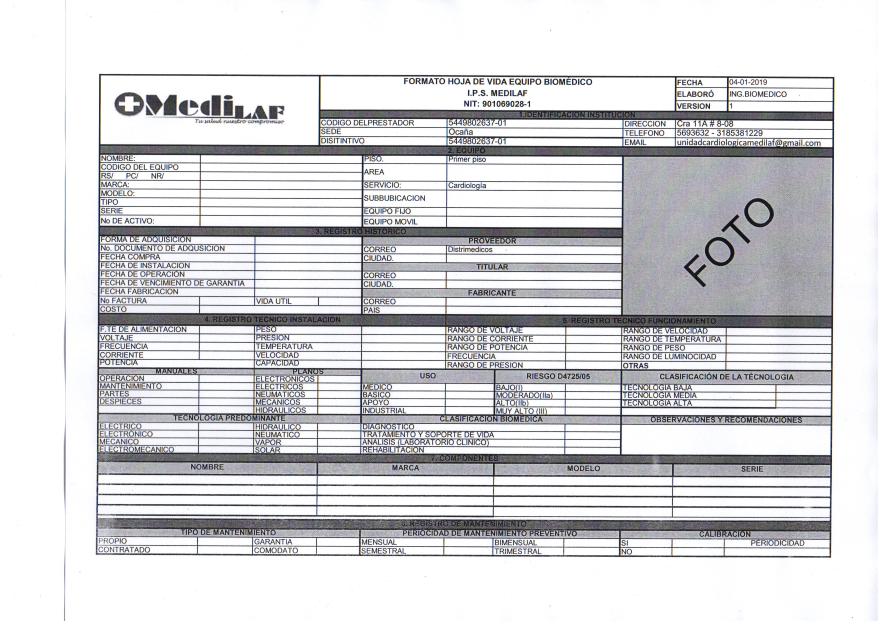
#> input picture HVEquipo001.jpg, 3509 x 2481 px, found by its file name (shown at 1/4 size)
$ python -i Converter.py   (imports and definitions only)
#> lines starting #> are read from the running program, lines starting #| are printed output that depends on the picture; after the words box and inside, x2 and y2 are one past the last pixel; in counts of white or black regions, pixels touching at a corner belong together
### models/SortCont.py
import cv2
import pandas as pd


def sortContours(cnts):
    boundingBoxes = [cv2.boundingRect(c) for c in cnts]
    # print(boundingBoxes)
    df = pd.DataFrame(boundingBoxes, columns=['x','y','w','h'])
    # print(df)
    df.sort_values(by=['y','x'], inplace= True)
    boundingBoxes = df.values.tolist()
    # print(boundingBoxes)
    return boundingBoxes


    # contours_poly = [None]*len(contours)
    # boundRect = [None]*len(contours)
    # for i, c in enumerate(contours):
    #     contours_poly[i] = contours[i]
    #     boundRect[i] = cv2.boundingRect(contours_poly[i])

    # for i in range(len(contours)):
    #     # color = (rng.randint(0,256), rng.randint(0,256), rng.randint(0,256))
    #     color = (0,0 ,255 )
    #     cv2.rectangle(resized, (int(boundRect[i][0]), int(boundRect[i][1])), \
    #       (int(boundRect[i][0]+boundRect[i][2]), int(boundRect[i][1]+boundRect[i][3])), color, 2)

    # cv2.imwrite('boxes.png', resized)
    # # cv2.imshow('Contours', resized)
    # # cv2.waitKey(0)
    # # cv2.destroyAllWindows()


### models/Converter.py
import os
import cv2
import numpy as np
import pytesseract
import difflib

from models import Contours
from models.Contours import sort_contours
from models.Extract import extract, readHV, createHeaders
from models.SortCont import sortContours

def convert(filename):
    directory = r'instance/htmlfi'
    file = os.path.join(directory,filename)
    texto = box_extraction(file,directory)
    return texto

def box_extraction(img_for_box_extraction_path, cropped_dir_path):
#> called with img_for_box_extraction_path = 'instance/htmlfi/../HVEquipo001.jpg', cropped_dir_path = 'instance/htmlfi'
    img = cv2.imread(img_for_box_extraction_path, 0)  # Read the image
#> img: shape (2481, 3509); min 0, max 255, mean 212.8
    scale_percent = 70 # percent of original size
    width = int(img.shape[1] * scale_percent / 100)
#> width = 2456
    height = int(img.shape[0] * scale_percent / 100)
#> height = 1736
    dim = (width, height)
#> dim = (2456, 1736)
    # resize image
    resized = cv2.resize(img, dim, interpolation = cv2.INTER_AREA)
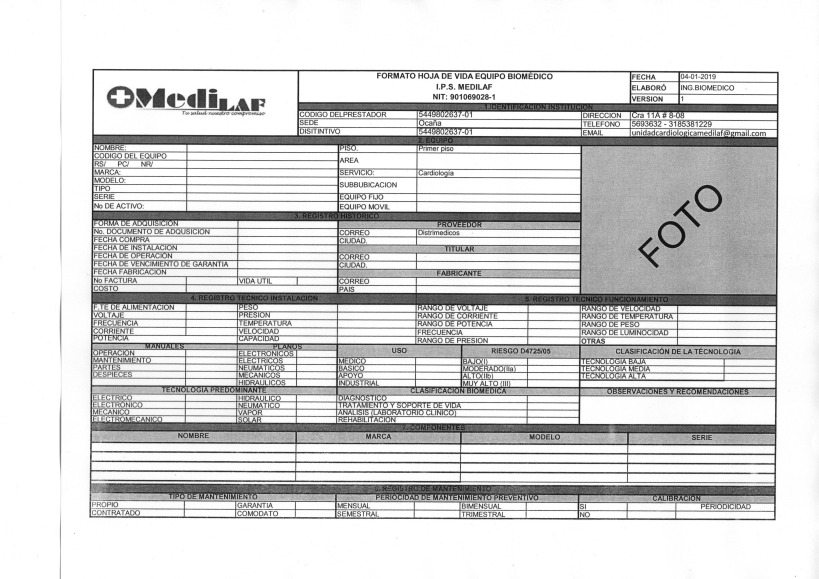
#> resized: shape (1736, 2456) (shown at 1/3 size); min 8, max 255, mean 212.8
    # DETECTAR Y EXTRAER LÍNEAS DE LA IMAGEN
    (thresh, img_bin) = cv2.threshold(resized, 150, 255,
    cv2.THRESH_BINARY | cv2.THRESH_OTSU)  # Thresholding the image
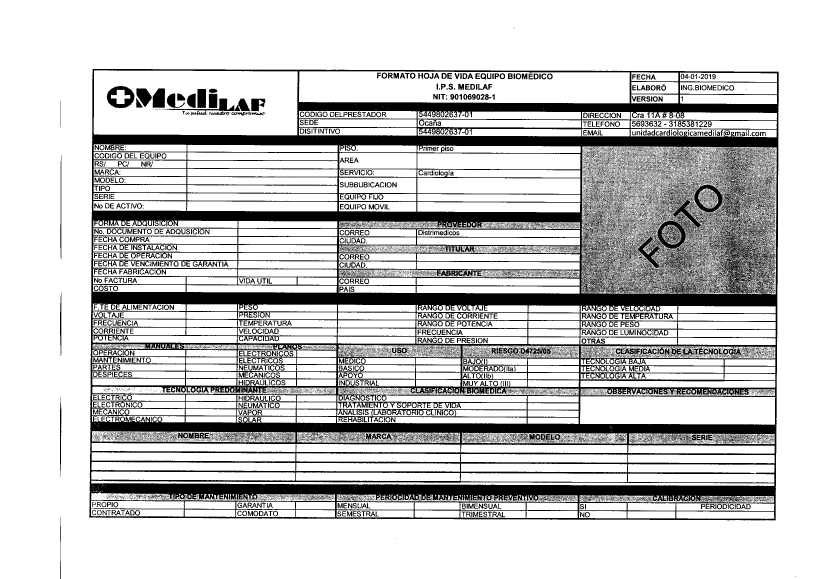
#> img_bin: shape (1736, 2456) (shown at 1/3 size); 78.3% white; 4502 black regions (3414 under 20 px), largest, box (x1, y1, x2, y2) and area: (268, 207, 2336, 1561) 801801, (320, 257, 403, 325) 2917, (495, 295, 750, 346) 2862
#> thresh = 170
    img_bin = 255-img_bin  # Invert the image
    cv2.imwrite("Image_bin.jpg",img_bin)
    kernel = cv2.getStructuringElement(cv2.MORPH_RECT, (1,2)) # Operador morfol+ogico de apertura
    img_bin = cv2.morphologyEx(img_bin, cv2.MORPH_OPEN, kernel,iterations=1)
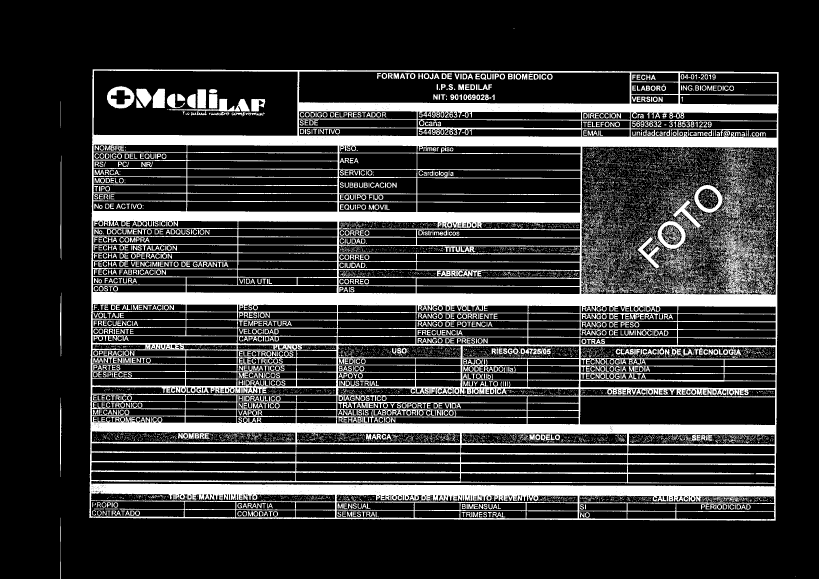
#> img_bin: shape (1736, 2456) (shown at 1/3 size); 19.7% white; 15783 white regions (14337 under 20 px), largest, box (x1, y1, x2, y2) and area: (268, 208, 2336, 1562) 647044, (1963, 640, 2058, 753) 3376, (321, 258, 403, 326) 2893
    # Defining a kernel length
    kernel_length = np.array(resized).shape[1]//120
#> kernel_length = 20
    # A verticle kernel of (1 X kernel_length), which will detect all the verticle lines from the image.
    verticle_kernel = cv2.getStructuringElement(cv2.MORPH_RECT, (1, round(kernel_length*0.89)))
#> verticle_kernel = 18 values from 1 to 1
    # A horizontal kernel of (kernel_length X 1), which will help to detect all the horizontal line
    # from the image.
    hori_kernel = cv2.getStructuringElement(cv2.MORPH_RECT, (kernel_length, 1))
    # A kernel of (3 X 3) ones.
    kernel = cv2.getStructuringElement(cv2.MORPH_RECT, (3, 3))
    # Morphological operation to detect verticle lines from an image
    img_temp1 = cv2.erode(img_bin, verticle_kernel, iterations=3)
#> img_temp1: shape (1736, 2456); 0.65% white; 70 white regions (33 under 20 px), largest, box (x1, y1, x2, y2) and area: (2323, 243, 2336, 1538) 5640, (269, 235, 282, 1530) 5368, (1736, 338, 1747, 1277) 3708
    verticle_lines_img = cv2.dilate(img_temp1, verticle_kernel, iterations=3)
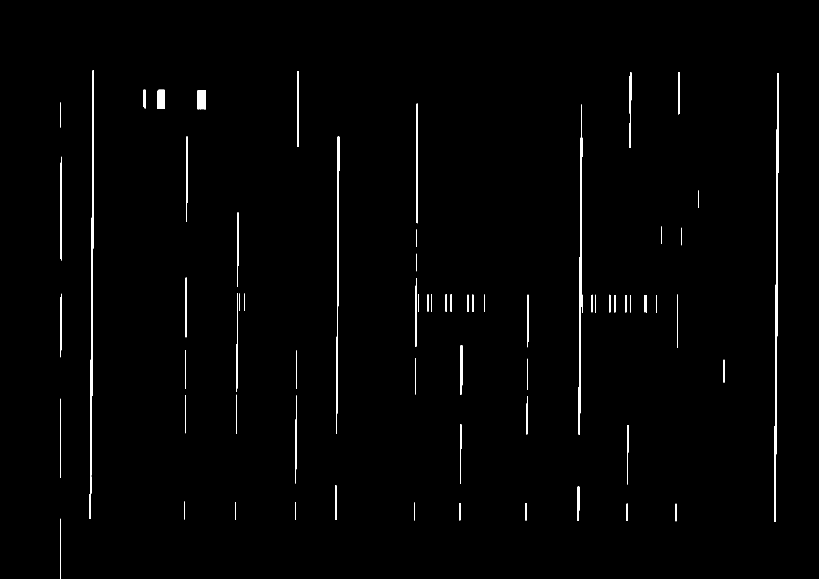
#> verticle_lines_img: shape (1736, 2456) (shown at 1/3 size); 0.99% white; 70 white regions, largest, box (x1, y1, x2, y2) and area: (2323, 219, 2336, 1565) 6303, (269, 211, 282, 1557) 6082, (1736, 314, 1747, 1304) 4320
    cv2.imwrite("verticle_lines.jpg",verticle_lines_img)
    # Morphological operation to detect horizontal lines from an image
    img_temp2 = cv2.erode(img_bin, hori_kernel, iterations=3)
#> img_temp2: shape (1736, 2456); 11.6% white; 55 white regions (3 under 20 px), largest, box (x1, y1, x2, y2) and area: (304, 877, 2305, 920) 71731, (306, 405, 2308, 442) 58704, (299, 1451, 2301, 1489) 56882
    horizontal_lines_img = cv2.dilate(img_temp2, hori_kernel, iterations=3)
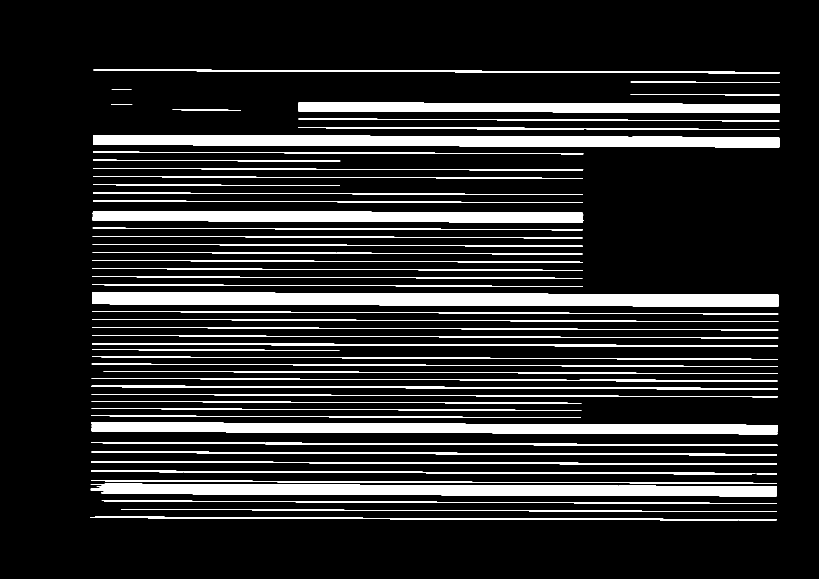
#> horizontal_lines_img: shape (1736, 2456) (shown at 1/3 size); 12.6% white; 55 white regions, largest, box (x1, y1, x2, y2) and area: (277, 877, 2335, 920) 74410, (279, 405, 2338, 442) 61383, (272, 1451, 2331, 1489) 60929
    cv2.imwrite("horizontal_lines.jpg",horizontal_lines_img)
    # Weighting parameters, this will decide the quantity of an image to be added to make a new image.
    alpha = 0.5
    beta = 1.0 - alpha
    # This function helps to add two image with specific weight parameter to get a third image as summation of two image.
    img_final_bin = cv2.addWeighted(verticle_lines_img, alpha, horizontal_lines_img, beta, 0.0)
    img_final_bin = cv2.erode(~img_final_bin, kernel, iterations=2)
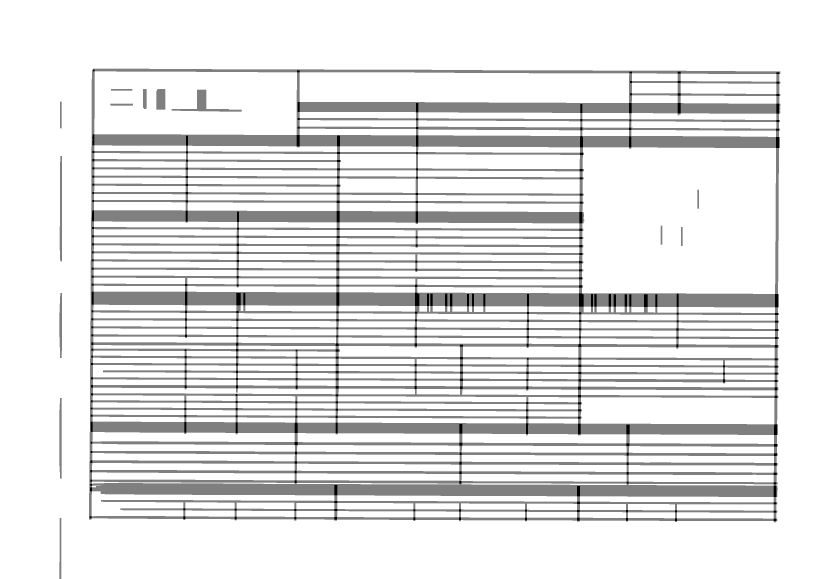
#> img_final_bin: shape (1736, 2456) (shown at 1/3 size); min 0, max 255, mean 226.2
    (thresh, img_final_bin) = cv2.threshold(img_final_bin, 128, 255, cv2.THRESH_BINARY | cv2.THRESH_OTSU)
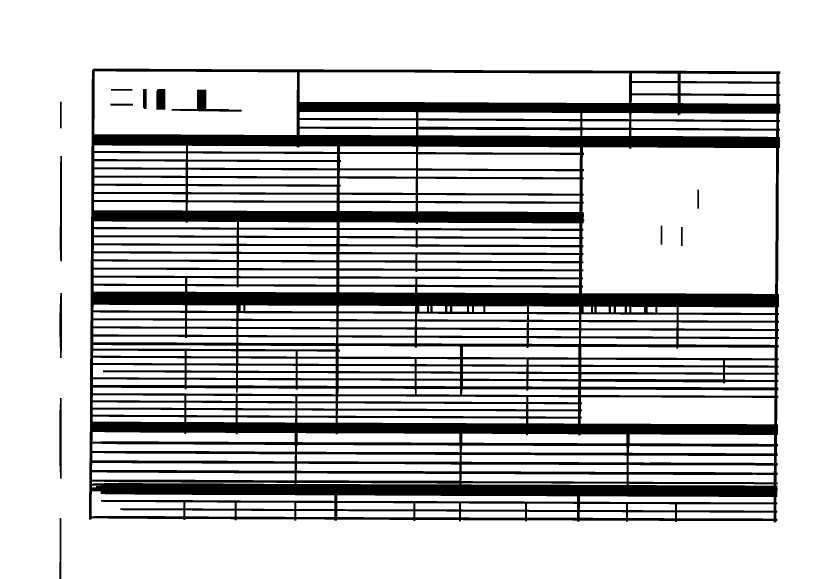
#> img_final_bin: shape (1736, 2456) (shown at 1/3 size); 78.2% white; 14 black regions
#> thresh = 127
    # For Debugging
    # Enable this line to see verticle and horizontal lines in the image which is used to find boxes
    cv2.imwrite("img_final_bin.jpg",img_final_bin)
    # Find contours for image, which will detect all the boxes
    contours, hierarchy = cv2.findContours(img_final_bin, cv2.RETR_TREE, cv2.CHAIN_APPROX_SIMPLE)
#> contours = 277 contours; largest, box (x1, y1, x2, y2) and area: (0, 0, 2456, 1736) 4258284, (266, 205, 2342, 1568) 2788798, (1746, 442, 2328, 882) 252134, (283, 214, 891, 405) 113384, (899, 217, 1888, 309) 86616
    # Sort all the contours by top to bottom.
    sortedBoxes = sortContours(contours)
#> in sortContours, `boundingBoxes = [cv2.boundingRect(c) for c in cnts]`: boundingBoxes = 277 items, first 6: (0, 0, 2456, 1736), (177, 1193, 9, 244), (177, 878, 10, 197), (178, 467, 9, 318), (179, 304, 7, 82), (266, 205, 2076, 1363)
#> in sortContours, `df = pd.DataFrame(boundingBoxes, columns=['x','y','w','h'])`: df = table of 277 rows and 4 columns
#> in sortContours, `boundingBoxes = df.values.tolist()`: boundingBoxes = 277 items, first 6: [0, 0, 2456, 1736], [266, 205, 2076, 1363], [283, 214, 608, 191], [899, 217, 989, 92], [1896, 220, 137, 23], [2042, 221, 287, 24]
#> sortedBoxes has the same summary as boundingBoxes in sortContours
    idx = 0
    pytesseract.pytesseract.tesseract_cmd = r'C:\Program Files\Tesseract-OCR\tesseract.exe'
    text = []
    groups = []
    cont = 0
    coords = [0,0,0,0]
    for b in sortedBoxes:
    # Returns the location and width,height for every contour
        x = b[0]
        y = b[1]
        w = b[2]
        h = b[3]
    # If the box height is greater than 20, widht is >80, then only save it as a box in "cropped/" folder.
        if (w > 20 and h > 10 and h < 40) and w > 3*h:
            ncoords = b
            idx += 1
            group = getCellGroup(coords,ncoords,resized)
            if group != None:
                groups.append(group)
            coords = b
#> this loop made 6 passes
#> (x, y, w, h, idx, B in getCellGroup, C in getCellGroup, D in getCellGroup) on pass 6: (2042, 221, 287, 24, 2, (2033, 220), (1896, 243), (2033, 243))
#> (x, y, w, h, idx, D in getCellGroup, nB in getCellGroup, nC in getCellGroup) on pass 5: (1896, 220, 137, 23, 1, (0, 0), (2033, 220), (1896, 243))
#> after the loop, groups = []; idx = 2
    matx = [g for g in groups]
    return matx


def get_matches(refTitle,matrix):
    print(refTitle)
    match = difflib.get_close_matches(refTitle,matrix)
    print(match)
    match = match[0]
    return match

def getData(refMatrix):
    headers,values = extract(refMatrix)
    createHeaders(headers,values)
    return headers, values

def getCellGroup(coords,ncoords,resized):
    A = (coords[0],coords[1]) # Esquina superior izquierda de la celda anterior
    B = (coords[0]+coords[2],coords[1]) # Esquina superior derecha de la celda anterior
    C = (coords[0],coords[1]+coords[3]) # Esquina inferior izquierda de la celda anterior
    D = (coords[0]+coords[2],coords[1]+coords[3]) # Esquina inferior derecha de la celda anterior

    nA = (ncoords[0],ncoords[1]) # Esquina superior izquierda de la celda actual
    nB = (ncoords[0]+ncoords[2],ncoords[1]) # Esquina superior derecha de la celda actual
    nC = (ncoords[0],ncoords[1]+ncoords[3]) # Esquina inferior izquierda de la celda actual
    nD = (ncoords[0]+ncoords[2],ncoords[1]+ncoords[3]) # Esquina inferior derecha de la celda actual

    if (B <= nA and D <= nC) and (A[1] >= nA[1]-25 and  A[1] <= nA[1]+25):
        group = [coords,ncoords]
        x1 = group[0][0]
        y1 = group[0][1]
        w1 = group[0][2]
        h1 = group[0][3]
        testimg1 = resized[y1-3:y1+h1+3, x1-2:x1+w1]
        tit = getText(testimg1)
        x2 = group[1][0]
        y2 = group[1][1]
        w2 = group[1][2]
        h2 = group[1][3]
        testimg2 = resized[y2-3:y2+h2+3, x2-2:x2+w2]
        val = getText(testimg2)
        g = (tit,val)
        return g
        #agrupo coords del titulo y coords del valor

def getText(new_img):
    blur = cv2.GaussianBlur(new_img,(3,3),0)

    tresh = cv2.threshold(blur, 0, 255, cv2.THRESH_BINARY_INV + cv2.THRESH_OTSU)[1]

    kernel = cv2.getStructuringElement(cv2.MORPH_RECT, (1,2)) # Operador morfol+ogico de apertura
    openmorf = cv2.morphologyEx(tresh, cv2.MORPH_OPEN, kernel,iterations=1)

    kernel = np.ones((1,1),np.uint8)
    dilation = cv2.dilate(openmorf,kernel,iterations = 1)

    kernel = np.ones((1,2),np.uint8)
    erosion = cv2.erode(dilation,kernel,iterations = 1)

    median = cv2.medianBlur(erosion,1)

    invert = 255 - median

    custom_config = r'--oem 3 --psm 6'
#> (the run stopped early here; a loop or call above may not have finished)

$ run again, on HVEquipo002.jpg
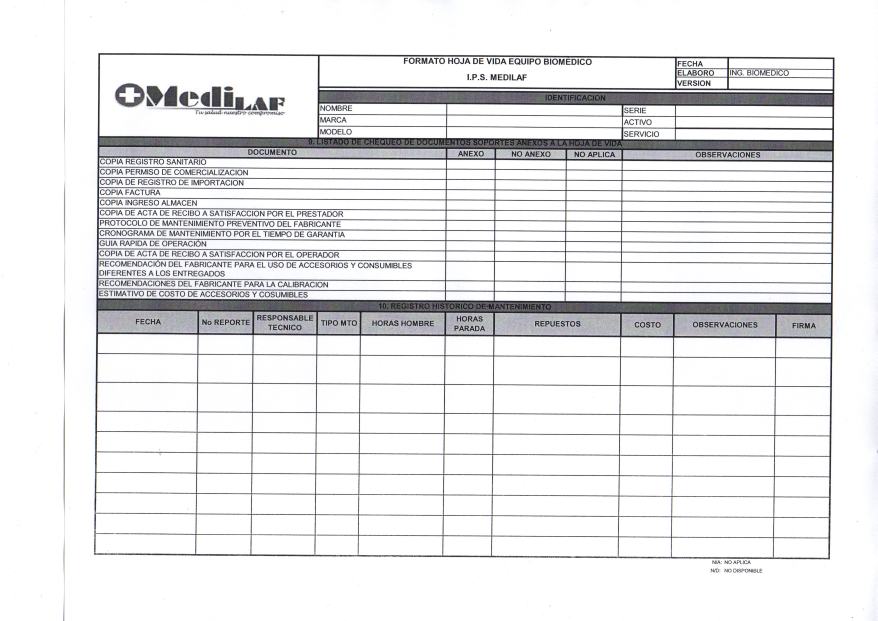
#> input picture HVEquipo002.jpg, 3509 x 2481 px, found by its file name (shown at 1/4 size)
#> in box_extraction, `(thresh, img_bin) = cv2.threshold(resized, 150, 255, cv2.THRESH_BINARY..`:
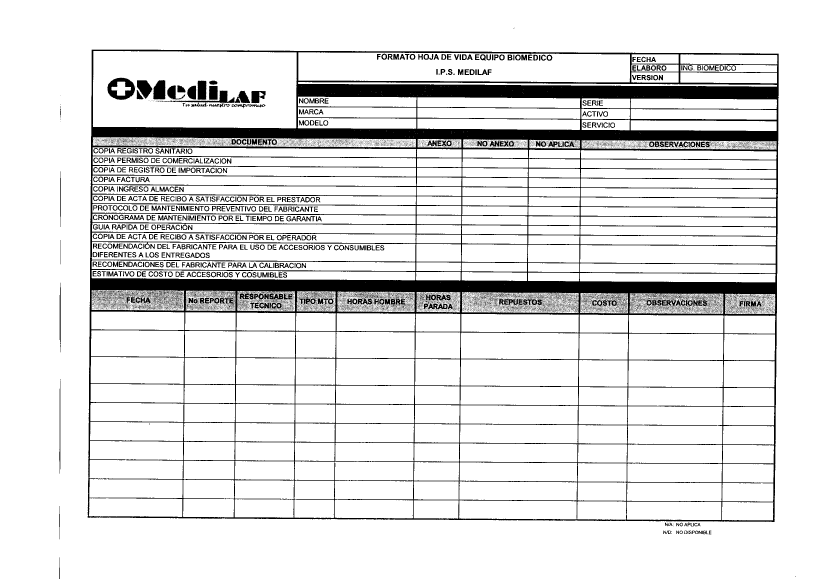
#> img_bin: shape (1736, 2456) (shown at 1/3 size); 87.9% white; 5094 black regions (4291 under 20 px), largest, box (x1, y1, x2, y2) and area: (263, 149, 2336, 1566) 406926, (321, 233, 406, 300) 2906, (478, 272, 750, 321) 2881
#> in box_extraction, `(thresh, img_bin) = cv2.threshold(resized, 150, 255, cv2.THRESH_BINARY..`: thresh = 171
#> img_temp1: shape (1736, 2456); 0.74% white; 27 white regions (3 under 20 px), largest, box (x1, y1, x2, y2) and area: (2320, 189, 2336, 1543) 5685, (265, 177, 280, 1530) 5520, (1730, 285, 1745, 1539) 2812
#> verticle_lines_img: shape (1736, 2456); 1% white; 27 white regions, largest, box (x1, y1, x2, y2) and area: (2320, 165, 2336, 1570) 6501, (265, 153, 280, 1557) 6336, (1730, 261, 1745, 1566) 3781
#> img_temp2: shape (1736, 2456); 7% white; 75 white regions (5 under 20 px), largest, box (x1, y1, x2, y2) and area: (300, 836, 2304, 883) 69074, (303, 382, 2308, 425) 58978, (919, 253, 2309, 299) 50685
#> horizontal_lines_img: shape (1736, 2456); 7.9% white; 74 white regions, largest, box (x1, y1, x2, y2) and area: (273, 836, 2334, 883) 71981, (276, 382, 2338, 425) 63082, (892, 253, 2339, 299) 54903
#> in box_extraction, `(thresh, img_final_bin) = cv2.threshold(img_final_bin, 128, 255, cv2.T..`:
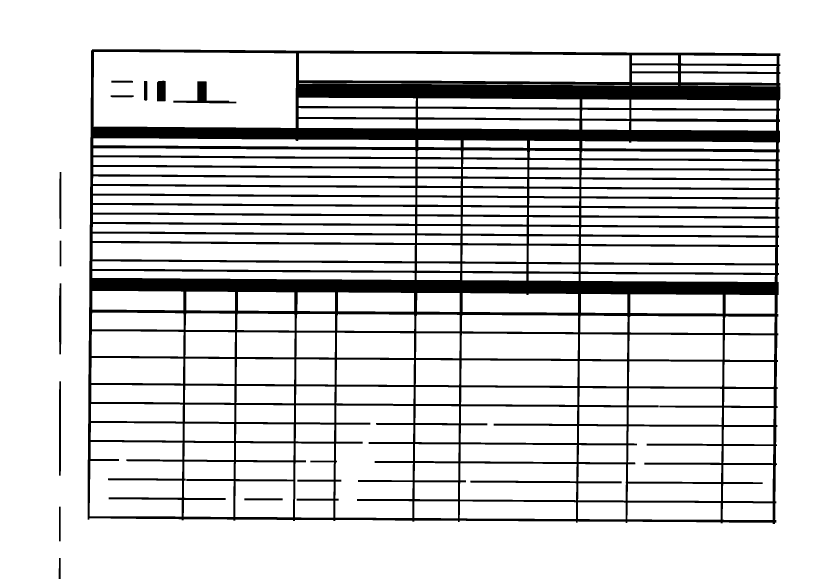
#> img_final_bin: shape (1736, 2456) (shown at 1/3 size); 84.4% white; 13 black regions
#> in box_extraction, `(thresh, img_final_bin) = cv2.threshold(img_final_bin, 128, 255, cv2.T..`: thresh = 127
#> contours = 195 contours; largest, box (x1, y1, x2, y2) and area: (0, 0, 2456, 1736) 4259024, (262, 147, 2342, 1573) 2912320, (280, 156, 888, 384) 134878, (897, 160, 1888, 246) 78840, (1006, 1216, 1240, 1554) 70812
#> in sortContours, `boundingBoxes = [cv2.boundingRect(c) for c in cnts]`: boundingBoxes = 195 items, first 6: (0, 0, 2456, 1736), (176, 1519, 7, 106), (176, 1143, 8, 285), (176, 849, 9, 215), (178, 721, 7, 79), (177, 515, 8, 173)
#> df = table of 195 rows and 4 columns
#> in sortContours, `boundingBoxes = df.values.tolist()`: boundingBoxes = 195 items, first 6: [0, 0, 2456, 1736], [262, 147, 2080, 1426], [280, 156, 608, 228], [897, 160, 991, 86], [1896, 166, 138, 24], [2043, 166, 287, 26]
#> sortedBoxes has the same summary as boundingBoxes in sortContours
#> the loop in box_extraction, `for b in sortedBoxes:` made 6 passes
#> (x, y, w, h, idx, B in getCellGroup, C in getCellGroup, D in getCellGroup) on pass 6: (2043, 166, 287, 26, 2, (2034, 166), (1896, 190), (2034, 190))
#> after the loop in box_extraction, `for b in sortedBoxes:`: groups = []; idx = 2
